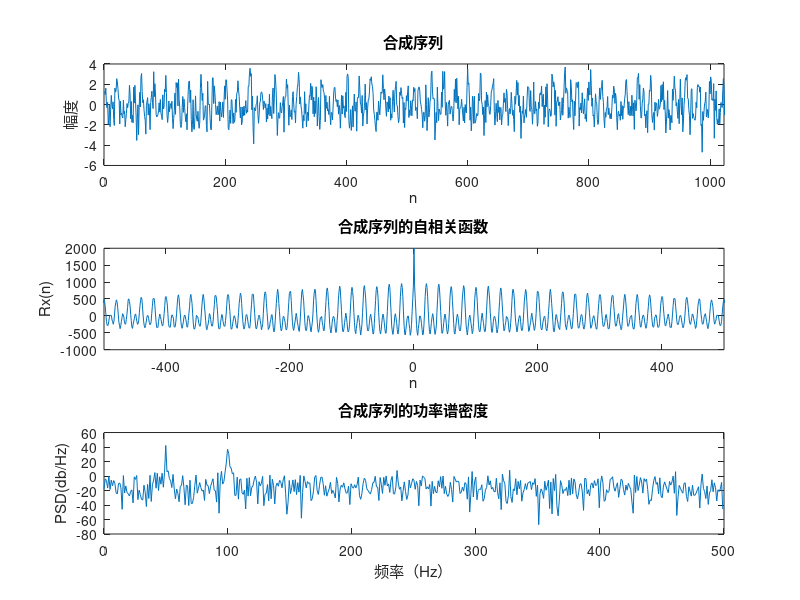

Here is the MATLAB script that generated this plot:
%%%%%%%%%%%%%%%%%%%%%%%%%%%%%%%%%%
%       随机信号分析实验
% 功能：计算随机过程的自相关函数和功率谱密度
% 作者：BenSmithLight
% 开源地址：https://github.com/BenSmithLight/Stochastic-signal-analysis-experiment
%%%%%%%%%%%%%%%%%%%%%%%%%%%%%%%%%%

%% 生成随机过程序列
% 设置序列长度和采样率
N = 1024; % 序列长度
fs = 1000; % 采样率
t = (0:N - 1) / fs; % 时间序列

% 生成余弦信号序列
x = cos(100 * pi * t) + cos(200 * pi * t);

% 生成正态分布随机数
n = randn(1, N);

% 生成叠加噪声的余弦信号序列
x = x + n;

% 画出合成序列的图像
figure;
subplot(3, 1, 1)
plot(x)
xlim([0 N - 1])
xlabel('n')
ylabel('幅度')
title('合成序列')

%% 计算合成序列的自相关函数和功率谱密度
% 计算并画出合成序列的自相关函数
Rxx = xcorr(x); % 计算自相关函数
subplot(3, 1, 2)
plot(-N + 1:N - 1, Rxx)
xlim([-500 500])
xlabel('n')
ylabel('Rx(n)')
title('合成序列的自相关函数')

% 计算并画出合成序列的功率谱密度
pxx = periodogram(x); % 使用periodogram函数计算功率谱密度
f = (0:N / 2 - 1) * fs / N;
subplot(3, 1, 3)
plot(f, 10 * log(pxx(1:N / 2)))
xlabel('频率（Hz）')
ylabel('PSD(db/Hz)')
title('合成序列的功率谱密度')
